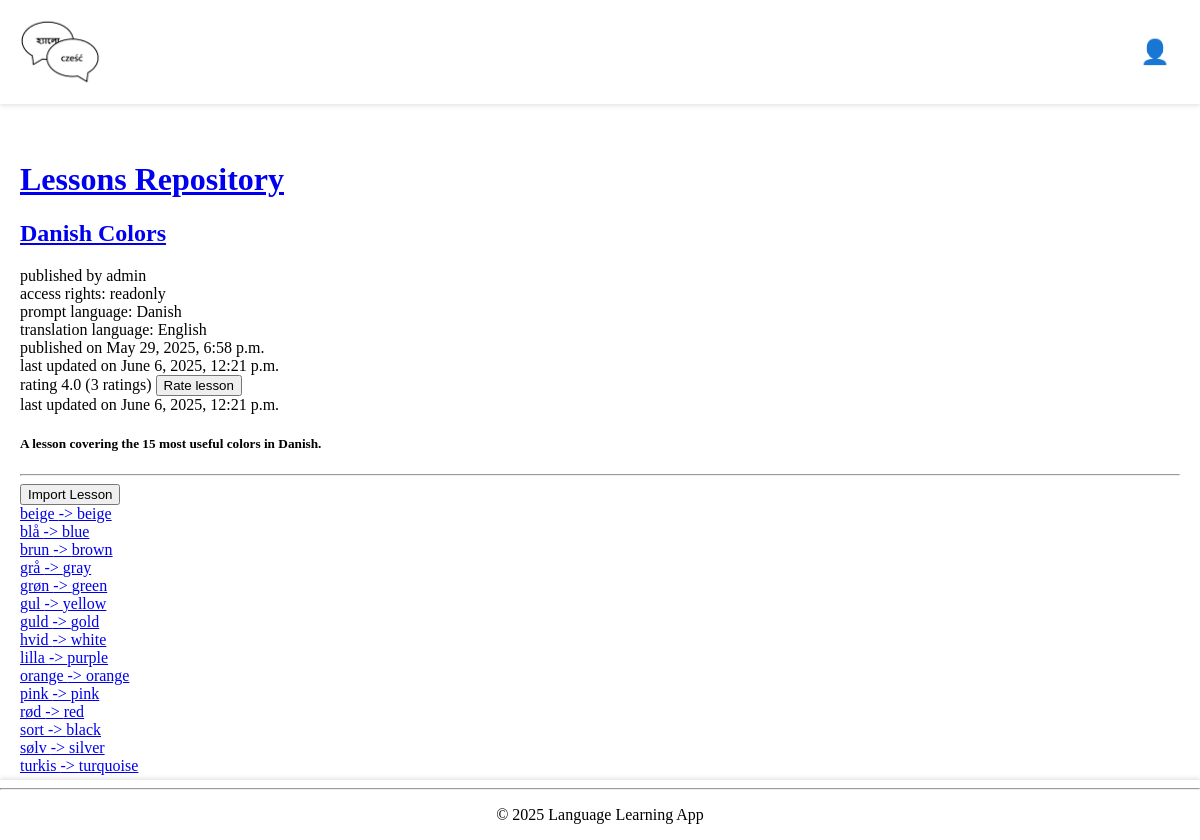
The app's page /lessons-repository/54/ (signed in), older data.
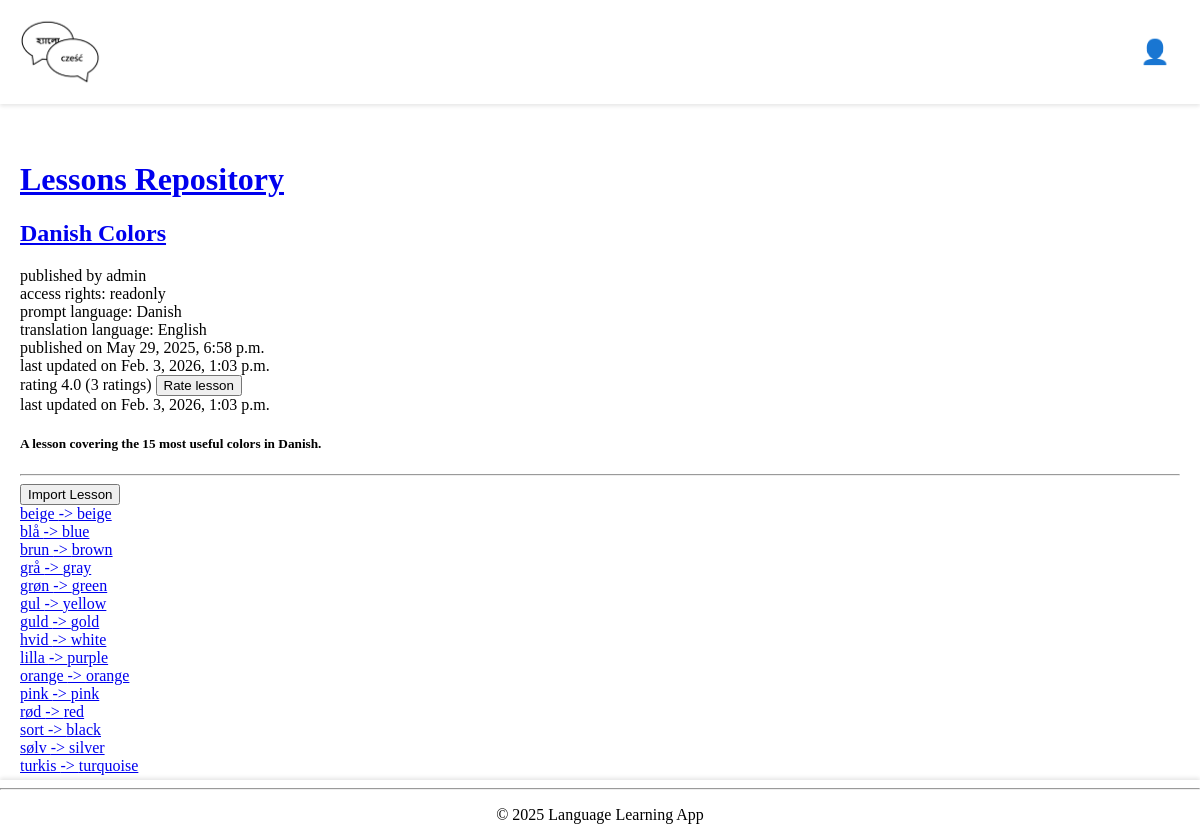
The same page, newer data.
### base/models.py (models this page shows, shortened)
class Lesson(models.Model):
    title = models.CharField(max_length=255)
    description = models.TextField(
        blank=True, help_text="Brief description of the lesson."
    )
    prompt_language = models.ForeignKey(
        Language, on_delete=models.CASCADE, related_name="prompt_lessons"
    )
    translation_language = models.ForeignKey(
        Language, on_delete=models.CASCADE, related_name="translation_lessons"
    )
    author = models.ForeignKey(
        User,
        on_delete=models.CASCADE,
        related_name="authored_lessons",
    )
    changes_log = models.TextField(
        blank=True, help_text="Log of changes made to this lesson."
    )
    access_type = models.ForeignKey(AccessType, on_delete=models.PROTECT, default=1)
    original_lesson = models.ForeignKey(
        "self", null=True, blank=True, on_delete=models.SET_NULL
    )
    updated = models.DateTimeField(auto_now=True)
    created = models.DateTimeField(auto_now_add=True)

class UserProfile(models.Model):
    user = models.OneToOneField(User, on_delete=models.CASCADE)
    display_name = models.CharField(max_length=100, blank=True)
    preferred_language = models.CharField(max_length=50, blank=True)
    receive_notifications = models.BooleanField(default=True)
    target_progress = models.PositiveIntegerField(default=3, validators=[MinValueValidator(1)])
    practice_window = models.PositiveIntegerField(default=10, validators=[MinValueValidator(1)])
    allowed_error_margin = models.PositiveIntegerField(default=0, validators=[MinValueValidator(0)])

class AccessType(models.Model):
    ACCESS_CHOICES = [
        ("private", "Private"),
        ("readonly", "Read-Only"),
        ("write", "Writable"),
    ]
    name = models.CharField(max_length=20, choices=ACCESS_CHOICES, unique=True)

class Language(models.Model):
    name = models.CharField(max_length=50, unique=True)

### base/views.py (the view)
@login_required(login_url="login")
def lessonDetails(request, lesson_id):
    lesson = get_object_or_404(
        Lesson.objects.select_related(
            "author", "access_type", "prompt_language", "translation_language"
        ),
        id=lesson_id
    )
    if lesson.access_type.name == "private":
        return HttpResponse("This lesson is not public", status=403)
    user = request.user
    if user.is_authenticated:
        can_import = not UserLesson.objects.filter(user=user, lesson=lesson).exists()
    else:
        can_import = False
    lessonRatings = Rating.objects.filter(lesson=lesson)
    rating_count = lessonRatings.count()
    average_rating = (
        round(lessonRatings.aggregate(Avg("rating"))["rating__avg"], 1)
        if lessonRatings.exists()
        else 0.0
    )
    words = lesson.words.all().order_by(Lower("prompt"))
    context = {
        "lesson": lesson,
        "words": words,
        "can_import": can_import,
        "average_rating": average_rating,
        "rating_count": rating_count,
    }
    return render(request, "base/lesson_details.html", context)

### base/templates/base/lesson_details.html (shortened to what this page needs)
{% extends "main.html" %}
{% block content %}
<h1><a href="{% url 'lessons-repository' %}">Lessons Repository</a></h1>
<h2><a href="{% url 'lesson-details' lesson.id %}">{{ lesson.title }}</a></h2>
published by {{ lesson.author.userprofile.display_name }}
<br>
access rights: {{lesson.access_type.name}}
<br>
prompt language: {{lesson.prompt_language.name}}
<br>
translation language: {{lesson.translation_language.name}}
<br>
published on {{ lesson.created }}
<br>
last updated on {{ lesson.updated }}
<br>
rating {{ average_rating }} ({{ rating_count }} ratings)
<form action="{% url 'rate-lesson' lesson.id %}" method="get" style="display:inline;">
    <button type="submit">Rate lesson</button>
</form>
<br>
last updated on {{ lesson.updated }}
<br>
<h5>{{ lesson.description }}</h5>
<hr>
<div class="lesson-container">
    {% if request.user.is_authenticated %}
        <form action="{% url 'import-lesson' lesson.id %}" method="get">
            <button type="submit" {% if not can_import %}disabled{% endif %}  >Import Lesson</button>
        </form>
    {% endif %}
    {% for word in words %}
        <div>
            <a href="{% url 'word-details' lesson.id word.prompt %}">{{ word.prompt }} -> {{ word.translation }}</a>
        </div>
    {% endfor %}
</div>
{% endblock content %}

Row changes from the older to the newer data that the page shows:
changed Lesson "Danish Colors": updated "June 6, 2025, 12:21 p.m." → "Feb. 3, 2026, 1:03 p.m."
